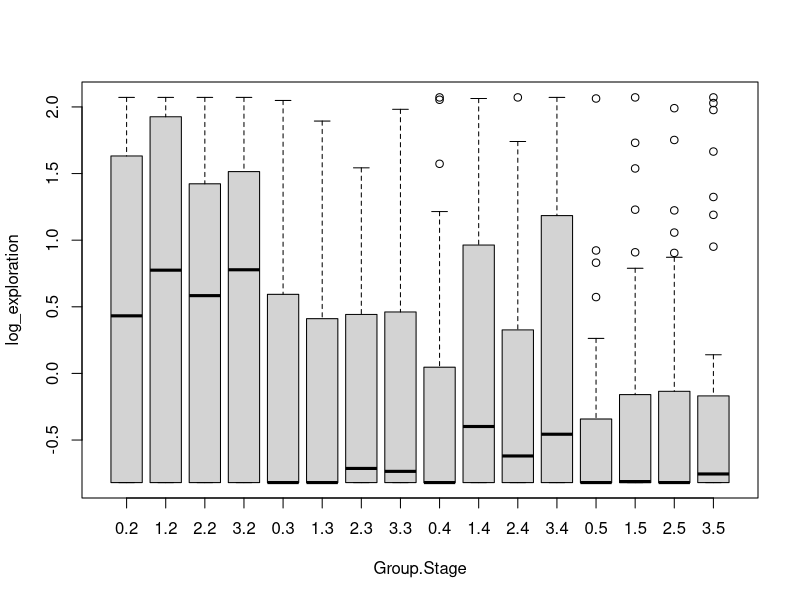
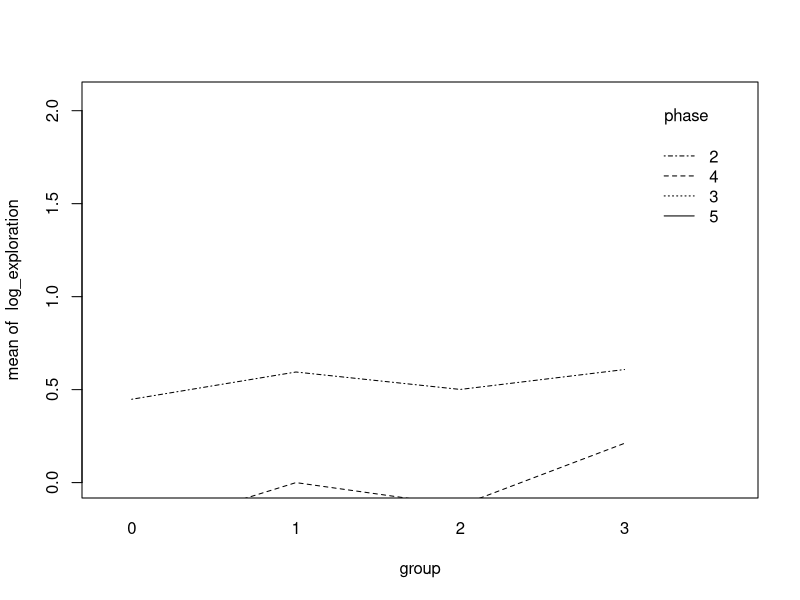

These charts were generated, in order, by the following R code:
## ---- chunk 1
df <- read.csv("input/exploration.csv", header =TRUE, sep=",")
df <- df[complete.cases(df), ]                  # Apply complete.cases function
df
## ---- chunk 2
# create new columns called log exploration
df$log_exploration <- log(df$exploration+1) 
df$log_count <- log(df$count+1) 
df
## ---- chunk 3
# standardizing variables for skills and aspirations. 
cols <- c("Q7_Q7_1", "Q7_Q7_2", "Q8_Q8_1", "Q10", "log_exploration", "log_count")
df[cols] <- scale(df[cols])
df
## ---- chunk 4
df$group = factor(df$group)
df$phase = factor(df$phase)
## ---- chunk 5
simple.model <- lm(log_exploration ~ group , data=df)
summary(simple.model)
## ---- chunk 6
reduced.model <- lm(log_exploration ~ log_count + Q7_Q7_1 + Q7_Q7_2 + Q8_Q8_1 + Q10 , data=df)
summary(reduced.model)
## ---- chunk 7
full.model <- lm(log_exploration ~ group + log_count + Q7_Q7_1 + Q7_Q7_2 + Q8_Q8_1 + Q10 , data=df)
summary(full.model)
## ---- chunk 8
anova(reduced.model, full.model)
## ---- chunk 9
simple.model <- lm(log_exploration ~ group , data=df)
summary(simple.model)
## ---- chunk 10
# library for LMM we will use on exploration

library(lme4)
library(lmerTest)
library(car)
## ---- chunk 11

# set sum-to-zero contrasts for the Anova cells 

contrasts(df$group) <= "contr.sum"
contrasts(df$phase) <= "contr.sum"
## ---- chunk 12
# stage nested within group 
nested.model = lmer( log_exploration ~ group + (1 | user2 ) + ( 1 | phase), data = df, REML = FALSE)
summary(nested.model)
## ---- chunk 13
# stage nested within group 
nested.model = lmer( log_exploration ~ group + (1 | user2 ) + ( 1 | phase), data = df, REML = FALSE)
summary(nested.model)
## ---- chunk 14
boxplot(log_exploration ~ group * phase, data = df, xlab="Group.Stage", ylab="log_exploration")
with(df, interaction.plot(group, phase, log_exploration, ylim=c(0, max(log_exploration))))
